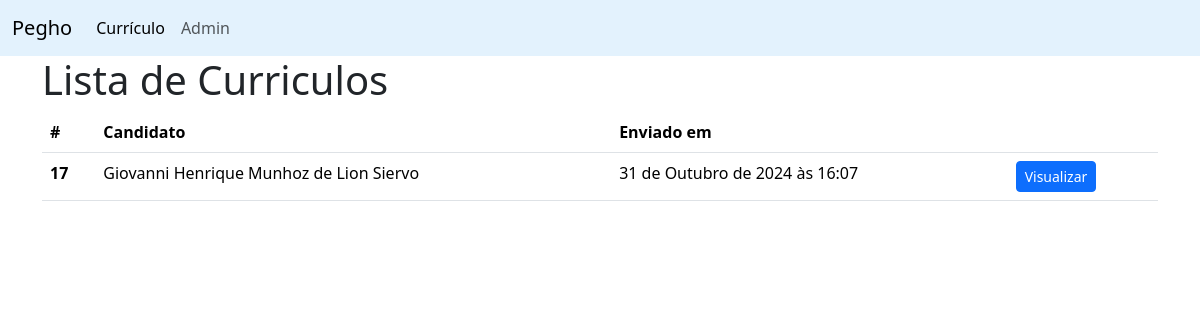
The app's page /lista_curriculos with its own data.
### curriculos/models.py (models this page shows)
class Curriculo(models.Model):
    dados = models.OneToOneField(Dados, on_delete=models.PROTECT)
    contato = models.OneToOneField(Contato, on_delete=models.PROTECT)
    experiencia = models.OneToOneField(Experiencia, on_delete=models.PROTECT)
    formacao = models.OneToOneField(Formacao, on_delete=models.PROTECT)
    data_envio = models.DateTimeField(auto_now_add=True, null=False, blank=False)

class Dados(models.Model):
    nome = models.CharField(max_length=100, null=False, blank=False)
    data_nasc = models.DateField(null=False, blank=False)
    cpf = models.CharField(max_length=14, null=False, blank=False)

### curriculos/views.py (the view)
# urls.py: path("lista_curriculos", curriculo_list, name="lista"),
def curriculo_list(request):
    curriculos = Curriculo.objects.all()
    return render(request, "curriculos/curriculo_list.html", {"curriculos": curriculos})

### curriculos/templates/curriculos/curriculo_list.html (shortened to what this page needs)
<!DOCTYPE html>
<html lang="pt-br">
  <head>
    <link href="https://cdn.jsdelivr.net/npm/bootstrap@5.3.3/dist/css/bootstrap.min.css" rel="stylesheet">
  </head>
  <body>
    <nav class="navbar navbar-expand-lg" style="background-color: #e3f2fd;">
        <div class="container-fluid">
          <a class="navbar-brand" href="#">Pegho</a>
          <div class="collapse navbar-collapse" id="navbarNavAltMarkup">
            <div class="navbar-nav">
              <a class="nav-link active" aria-current="page" href="{% url "cadastro"%}">Currículo</a>
              <a class="nav-link" href="{% url "admin:index"%}">Admin</a>
            </div>
          </div>
        </div>
      </nav>
    <main class="container">
        <h1>Lista de Curriculos</h1>
        {% if curriculos %}
            <table class="table">
                <thead>
                <tr>
                    <th scope="col">#</th>
                    <th scope="col">Candidato</th>
                    <th scope="col">Enviado em</th>
                    <th></th>
                </tr>
                </thead>
                <tbody>
                    {% for curriculo in curriculos %}
                        <tr>
                            <th scope="row">{{curriculo.id}}</th>
                            <td>{{curriculo.dados.nome}}</td>
                            <td>{{curriculo.data_envio}}</td>
                            <td>
                                <a href="{% url "visualizar" curriculo.id %}" class="btn btn-primary btn-sm">Visualizar</a>
                            </td>
                        </tr>
                    {% endfor %}
                </tbody>
            </table>
            {% else %}
                <p>Não há currículos</p>
        {% endif %}
    </main>
  </body>
</html>

### records on screen
Curriculo: id "17", dados.nome "Giovanni Henrique Munhoz de Lion Siervo", data_envio "31 de Outubro de 2024 às 16:07"
